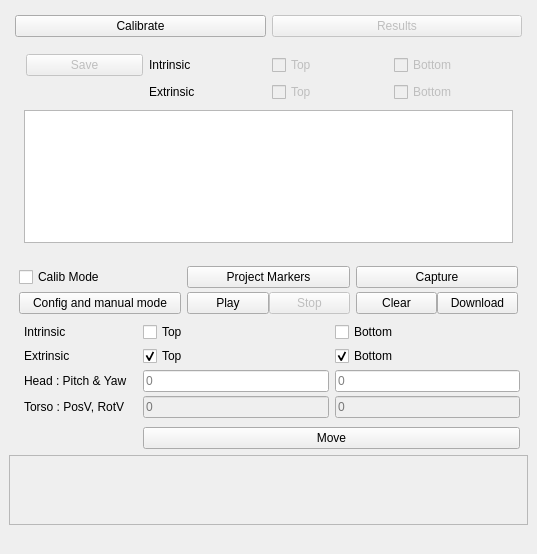
<?xml version="1.0" encoding="UTF-8"?>
<ui version="4.0">
 <class>CameraCalibration</class>
 <widget class="QDockWidget" name="CameraCalibration">
  <property name="geometry">
   <rect>
    <x>0</x>
    <y>0</y>
    <width>537</width>
    <height>554</height>
   </rect>
  </property>
  <property name="windowTitle">
   <string>Camera Calibration</string>
  </property>
  <widget class="QWidget" name="dockWidgetContents">
   <layout class="QGridLayout" name="gridLayout_5">
    <item row="0" column="0">
     <widget class="QWidget" name="verticalWidget" native="true">
      <layout class="QVBoxLayout" name="verticalLayout">
       <property name="leftMargin">
        <number>6</number>
       </property>
       <property name="topMargin">
        <number>6</number>
       </property>
       <property name="rightMargin">
        <number>6</number>
       </property>
       <property name="bottomMargin">
        <number>0</number>
       </property>
       <item>
        <layout class="QHBoxLayout" name="horizontalLayout_3">
         <item>
          <widget class="QPushButton" name="btnCalibrate">
           <property name="minimumSize">
            <size>
             <width>0</width>
             <height>0</height>
            </size>
           </property>
           <property name="text">
            <string>Calibrate</string>
           </property>
          </widget>
         </item>
         <item>
          <widget class="QPushButton" name="btnShowResults">
           <property name="enabled">
            <bool>false</bool>
           </property>
           <property name="text">
            <string>Results</string>
           </property>
          </widget>
         </item>
        </layout>
       </item>
       <item>
        <widget class="QWidget" name="resultWidget" native="true">
         <layout class="QVBoxLayout" name="verticalLayout_4">
          <item>
           <layout class="QGridLayout" name="gridLayout_4">
            <property name="leftMargin">
             <number>2</number>
            </property>
            <property name="topMargin">
             <number>2</number>
            </property>
            <property name="rightMargin">
             <number>2</number>
            </property>
            <property name="bottomMargin">
             <number>2</number>
            </property>
            <item row="0" column="3">
             <widget class="QCheckBox" name="checkSaveBotInt">
              <property name="enabled">
               <bool>false</bool>
              </property>
              <property name="text">
               <string>Bottom</string>
              </property>
             </widget>
            </item>
            <item row="1" column="3">
             <widget class="QCheckBox" name="checkSaveBotExt">
              <property name="enabled">
               <bool>false</bool>
              </property>
              <property name="text">
               <string>Bottom</string>
              </property>
             </widget>
            </item>
            <item row="1" column="2">
             <widget class="QCheckBox" name="checkSaveTopExt">
              <property name="enabled">
               <bool>false</bool>
              </property>
              <property name="text">
               <string>Top</string>
              </property>
             </widget>
            </item>
            <item row="0" column="0">
             <widget class="QPushButton" name="btnSave">
              <property name="enabled">
               <bool>false</bool>
              </property>
              <property name="text">
               <string>Save</string>
              </property>
             </widget>
            </item>
            <item row="0" column="2">
             <widget class="QCheckBox" name="checkSaveTopInt">
              <property name="enabled">
               <bool>false</bool>
              </property>
              <property name="text">
               <string>Top</string>
              </property>
             </widget>
            </item>
            <item row="0" column="1">
             <widget class="QLabel" name="label_3">
              <property name="sizePolicy">
               <sizepolicy hsizetype="Minimum" vsizetype="Preferred">
                <horstretch>0</horstretch>
                <verstretch>0</verstretch>
               </sizepolicy>
              </property>
              <property name="text">
               <string>Intrinsic</string>
              </property>
             </widget>
            </item>
            <item row="1" column="1">
             <widget class="QLabel" name="label_7">
              <property name="sizePolicy">
               <sizepolicy hsizetype="Minimum" vsizetype="Preferred">
                <horstretch>0</horstretch>
                <verstretch>0</verstretch>
               </sizepolicy>
              </property>
              <property name="text">
               <string>Extrinsic</string>
              </property>
             </widget>
            </item>
           </layout>
          </item>
          <item>
           <widget class="QPlainTextEdit" name="txtResult">
            <property name="readOnly">
             <bool>true</bool>
            </property>
            <property name="plainText">
             <string notr="true"/>
            </property>
           </widget>
          </item>
         </layout>
        </widget>
       </item>
       <item>
        <layout class="QGridLayout" name="gridLayout_2">
         <property name="leftMargin">
          <number>4</number>
         </property>
         <property name="topMargin">
          <number>8</number>
         </property>
         <property name="rightMargin">
          <number>4</number>
         </property>
         <property name="bottomMargin">
          <number>2</number>
         </property>
         <property name="horizontalSpacing">
          <number>6</number>
         </property>
         <property name="verticalSpacing">
          <number>4</number>
         </property>
         <item row="3" column="0">
          <widget class="QPushButton" name="btnConfAndManualMode">
           <property name="text">
            <string>Config and manual mode</string>
           </property>
          </widget>
         </item>
         <item row="1" column="3">
          <widget class="QPushButton" name="btnCapture">
           <property name="text">
            <string>Capture</string>
           </property>
          </widget>
         </item>
         <item row="1" column="2">
          <widget class="QPushButton" name="btnProjectMarkers">
           <property name="text">
            <string>Project Markers</string>
           </property>
          </widget>
         </item>
         <item row="1" column="0">
          <widget class="QCheckBox" name="checkBoxCalibModeEnable">
           <property name="text">
            <string>Calib Mode</string>
           </property>
          </widget>
         </item>
         <item row="3" column="2">
          <layout class="QHBoxLayout" name="horizontalLayout">
           <item>
            <widget class="QPushButton" name="btnPlayMotionSeq">
             <property name="text">
              <string>Play</string>
             </property>
            </widget>
           </item>
           <item>
            <widget class="QPushButton" name="btnStopMotion">
             <property name="enabled">
              <bool>false</bool>
             </property>
             <property name="text">
              <string>Stop</string>
             </property>
            </widget>
           </item>
          </layout>
         </item>
         <item row="3" column="3">
          <layout class="QHBoxLayout" name="horizontalLayout_2">
           <item>
            <widget class="QPushButton" name="btnClearCaptures">
             <property name="enabled">
              <bool>true</bool>
             </property>
             <property name="text">
              <string>Clear</string>
             </property>
            </widget>
           </item>
           <item>
            <widget class="QPushButton" name="btnDownload">
             <property name="text">
              <string>Download</string>
             </property>
            </widget>
           </item>
          </layout>
         </item>
        </layout>
       </item>
       <item>
        <widget class="QWidget" name="configWidget" native="true">
         <layout class="QGridLayout" name="gridLayout">
          <property name="topMargin">
           <number>0</number>
          </property>
          <property name="rightMargin">
           <number>2</number>
          </property>
          <property name="bottomMargin">
           <number>0</number>
          </property>
          <property name="horizontalSpacing">
           <number>6</number>
          </property>
          <property name="verticalSpacing">
           <number>4</number>
          </property>
          <item row="1" column="2">
           <widget class="QCheckBox" name="checkBoxIntrinsicTop">
            <property name="text">
             <string>Top</string>
            </property>
           </widget>
          </item>
          <item row="5" column="2">
           <widget class="QLineEdit" name="txtPosV">
            <property name="enabled">
             <bool>false</bool>
            </property>
            <property name="minimumSize">
             <size>
              <width>80</width>
              <height>0</height>
             </size>
            </property>
            <property name="toolTip">
             <string>Pitch</string>
            </property>
            <property name="placeholderText">
             <string notr="true">0</string>
            </property>
           </widget>
          </item>
          <item row="4" column="1">
           <spacer name="horizontalSpacer">
            <property name="orientation">
             <enum>Qt::Horizontal</enum>
            </property>
            <property name="sizeType">
             <enum>QSizePolicy::Minimum</enum>
            </property>
            <property name="sizeHint" stdset="0">
             <size>
              <width>10</width>
              <height>20</height>
             </size>
            </property>
           </spacer>
          </item>
          <item row="4" column="2">
           <widget class="QLineEdit" name="txtPitch">
            <property name="minimumSize">
             <size>
              <width>80</width>
              <height>0</height>
             </size>
            </property>
            <property name="focusPolicy">
             <enum>Qt::StrongFocus</enum>
            </property>
            <property name="toolTip">
             <string>Pitch</string>
            </property>
            <property name="placeholderText">
             <string notr="true">0</string>
            </property>
            <property name="clearButtonEnabled">
             <bool>false</bool>
            </property>
           </widget>
          </item>
          <item row="1" column="3">
           <widget class="QCheckBox" name="checkBoxIntrinsicBottom">
            <property name="text">
             <string>Bottom</string>
            </property>
           </widget>
          </item>
          <item row="3" column="3">
           <widget class="QCheckBox" name="checkBoxExtrinsicBottom">
            <property name="text">
             <string>Bottom</string>
            </property>
            <property name="checked">
             <bool>true</bool>
            </property>
           </widget>
          </item>
          <item row="3" column="2">
           <widget class="QCheckBox" name="checkBoxExtrinsicTop">
            <property name="text">
             <string>Top</string>
            </property>
            <property name="checked">
             <bool>true</bool>
            </property>
           </widget>
          </item>
          <item row="1" column="0">
           <widget class="QLabel" name="label_2">
            <property name="text">
             <string>Intrinsic</string>
            </property>
           </widget>
          </item>
          <item row="4" column="3">
           <widget class="QLineEdit" name="txtYaw">
            <property name="minimumSize">
             <size>
              <width>80</width>
              <height>0</height>
             </size>
            </property>
            <property name="focusPolicy">
             <enum>Qt::StrongFocus</enum>
            </property>
            <property name="toolTip">
             <string>Yaw</string>
            </property>
            <property name="placeholderText">
             <string notr="true">0</string>
            </property>
           </widget>
          </item>
          <item row="4" column="0">
           <widget class="QLabel" name="label_5">
            <property name="text">
             <string>Head : Pitch &amp; Yaw</string>
            </property>
           </widget>
          </item>
          <item row="5" column="3">
           <widget class="QLineEdit" name="txtRotV">
            <property name="enabled">
             <bool>false</bool>
            </property>
            <property name="minimumSize">
             <size>
              <width>80</width>
              <height>0</height>
             </size>
            </property>
            <property name="toolTip">
             <string>Yaw</string>
            </property>
            <property name="placeholderText">
             <string notr="true">0</string>
            </property>
           </widget>
          </item>
          <item row="3" column="0">
           <widget class="QLabel" name="label_4">
            <property name="text">
             <string>Extrinsic</string>
            </property>
           </widget>
          </item>
          <item row="5" column="0">
           <widget class="QLabel" name="label_6">
            <property name="text">
             <string>Torso : PosV, RotV</string>
            </property>
           </widget>
          </item>
          <item row="7" column="2" colspan="2">
           <widget class="QPushButton" name="btnManualMove">
            <property name="text">
             <string>Move</string>
            </property>
           </widget>
          </item>
          <item row="6" column="2">
           <spacer name="verticalSpacer">
            <property name="orientation">
             <enum>Qt::Vertical</enum>
            </property>
            <property name="sizeType">
             <enum>QSizePolicy::Fixed</enum>
            </property>
            <property name="sizeHint" stdset="0">
             <size>
              <width>5</width>
              <height>5</height>
             </size>
            </property>
           </spacer>
          </item>
         </layout>
         <zorder>label_6</zorder>
         <zorder>checkBoxExtrinsicTop</zorder>
         <zorder>label_2</zorder>
         <zorder>checkBoxExtrinsicBottom</zorder>
         <zorder>checkBoxIntrinsicTop</zorder>
         <zorder>txtPitch</zorder>
         <zorder>label_4</zorder>
         <zorder>label_5</zorder>
         <zorder>btnManualMove</zorder>
         <zorder>txtPosV</zorder>
         <zorder>txtRotV</zorder>
         <zorder>checkBoxIntrinsicBottom</zorder>
         <zorder>txtYaw</zorder>
         <zorder>horizontalSpacer</zorder>
         <zorder>verticalSpacer</zorder>
        </widget>
       </item>
      </layout>
     </widget>
    </item>
    <item row="2" column="0">
     <widget class="QLabel" name="lblStatus">
      <property name="text">
       <string/>
      </property>
     </widget>
    </item>
    <item row="1" column="0">
     <widget class="QScrollArea" name="scrollArea">
      <property name="widgetResizable">
       <bool>true</bool>
      </property>
      <widget class="QWidget" name="scrollAreaWidgetContents">
       <property name="geometry">
        <rect>
         <x>0</x>
         <y>0</y>
         <width>517</width>
         <height>68</height>
        </rect>
       </property>
       <layout class="QVBoxLayout" name="verticalLayout_2">
        <item>
         <widget class="QLabel" name="canvasTopCam">
          <property name="sizePolicy">
           <sizepolicy hsizetype="Expanding" vsizetype="Expanding">
            <horstretch>0</horstretch>
            <verstretch>0</verstretch>
           </sizepolicy>
          </property>
          <property name="text">
           <string/>
          </property>
          <property name="textInteractionFlags">
           <set>Qt::TextSelectableByKeyboard|Qt::TextSelectableByMouse</set>
          </property>
         </widget>
        </item>
        <item>
         <widget class="QLabel" name="canvasBottomCam">
          <property name="sizePolicy">
           <sizepolicy hsizetype="Expanding" vsizetype="Expanding">
            <horstretch>0</horstretch>
            <verstretch>0</verstretch>
           </sizepolicy>
          </property>
          <property name="text">
           <string/>
          </property>
         </widget>
        </item>
       </layout>
      </widget>
     </widget>
    </item>
   </layout>
   <zorder>scrollArea</zorder>
   <zorder>lblStatus</zorder>
   <zorder>verticalWidget</zorder>
  </widget>
 </widget>
 <tabstops>
  <tabstop>checkBoxCalibModeEnable</tabstop>
  <tabstop>btnCapture</tabstop>
  <tabstop>btnProjectMarkers</tabstop>
  <tabstop>btnCalibrate</tabstop>
  <tabstop>btnConfAndManualMode</tabstop>
  <tabstop>checkBoxIntrinsicTop</tabstop>
  <tabstop>checkBoxIntrinsicBottom</tabstop>
  <tabstop>checkBoxExtrinsicTop</tabstop>
  <tabstop>checkBoxExtrinsicBottom</tabstop>
  <tabstop>txtPitch</tabstop>
  <tabstop>txtYaw</tabstop>
  <tabstop>txtPosV</tabstop>
  <tabstop>txtRotV</tabstop>
  <tabstop>btnManualMove</tabstop>
  <tabstop>scrollArea</tabstop>
 </tabstops>
 <resources/>
 <connections/>
</ui>
